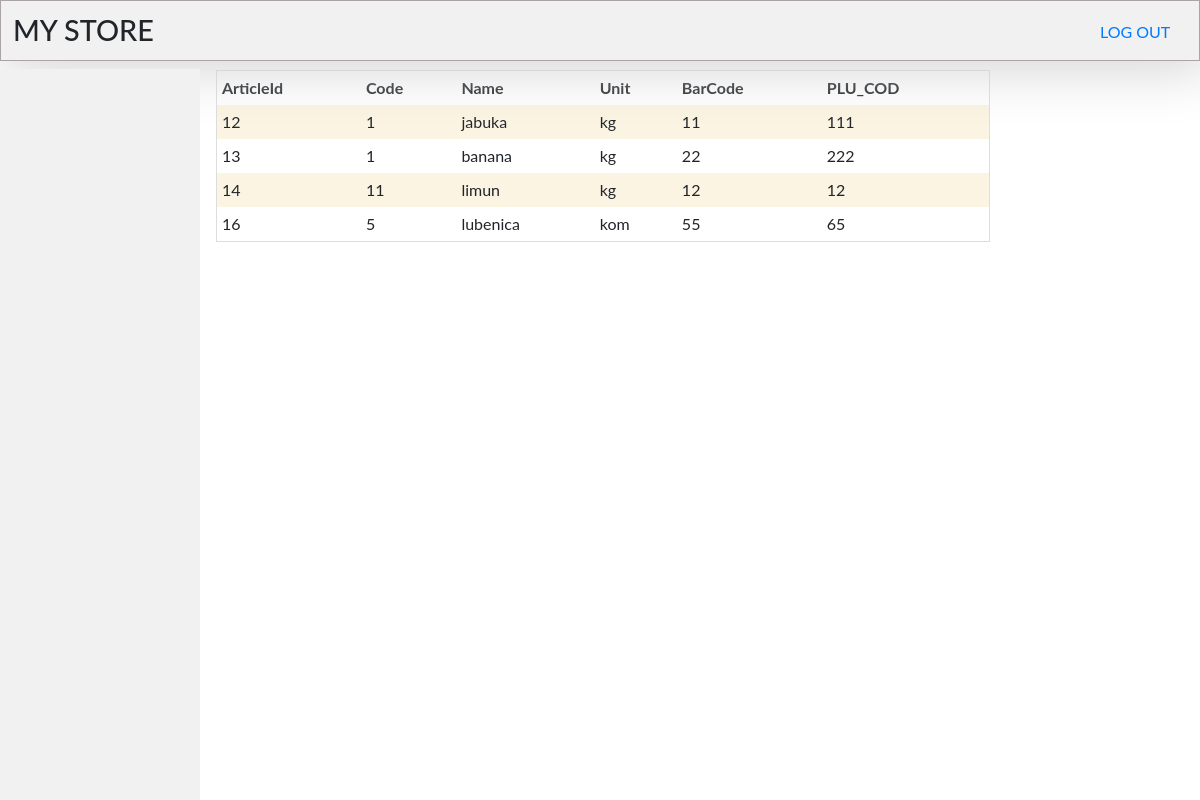
Screenshot of /article_list.php with the database file from the repository.
### tables this page shows
CREATE TABLE `article` (
  `ArticleId` int(11) NOT NULL,
  `Code` varchar(50) DEFAULT NULL,
  `Name` varchar(50) DEFAULT NULL,
  `Unit` char(3) DEFAULT NULL,
  `BarCode` varchar(50) DEFAULT NULL,
  `PLU_COD` varchar(10) DEFAULT NULL
);

### article_list.php (the view, shortened to what this page needs)
<!DOCTYPE html>
<html>
<head>
    <?php include("includes/head-tag-contents.php"); ?>
</head>
<body>
    <?php include("includes/design-top.php"); ?>
    <?php include("includes/navigation.php"); ?>
    <div class="content">
        <?php
        $db = OpenCon();
        $sql =
            "SELECT * FROM article";
        $result = $db->query($sql);
        if ($result->num_rows > 0) {
        ?>
        <div class="table-cont">
            <table>
                <th>ArticleId</th>
                <th>Code</th>
                <th>Name</th>
                <th>Unit</th>
                <th>BarCode</th>
                <th>PLU_COD</th>
                <?php
                while ($row = $result->fetch_assoc()) {
                    echo "<tr>";
                    echo "<td>" . $row['ArticleId'] . "</td>";
                    echo "<td>" . $row['Code'] . "</td>";
                    echo "<td>" . $row['Name'] . "</td>";
                    echo "<td>" . $row['Unit'] . "</td>";
                    echo "<td>" . $row['BarCode'] . "</td>";
                    echo "<td>" . $row['PLU_COD'] . "</td>";
                ?>
            <?php
                    echo "</tr>";
                }
            }
            ?>
            </table>
         <div class="logout">
                    <a href="logout.php">LOG OUT</a>
            </div>
        </div>
    </div>
</body>
</html>

### style/style.css (style rules this page uses)
body { margin: 0; padding: 0; font-family: "Lato", sans-serif; }
div.content { margin-left: 200px; padding: 1px 16px; height: 85%; overflow: auto; }
div.table-cont { overflow-x: auto; }
table { border-collapse: collapse; border-spacing: 0; width: 80%; border: 1px solid #ddd; padding-top: 2%; }
th, td { text-align: left; padding: 5px; }
tr:nth-child(even) { background-color: hwb(44 86% 2% / 0.788) }
div.logout { position: absolute; top: 10px; right: 10px; color: white; height: 50px; width: 100px; padding: 10px; }

### rows the page displays
article: ArticleId "12", Code "1", Name "jabuka", Unit "kg", BarCode "11", PLU_COD "111"
article: ArticleId "13", Code "1", Name "banana", Unit "kg", BarCode "22", PLU_COD "222"
article: ArticleId "14", Code "11", Name "limun", Unit "kg", BarCode "12", PLU_COD "12"
article: ArticleId "16", Code "5", Name "lubenica", Unit "kom", BarCode "55", PLU_COD "65"
